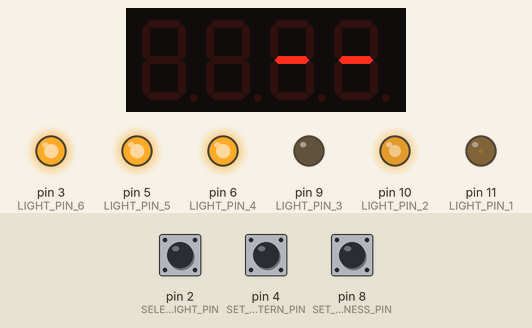
Bench run of a sketch on a simulated Arduino Uno, built with avr-gcc and run on an emulated ATmega328P. On the bench: 4-digit seven-segment display, output pins drawn as LEDs (lit = HIGH). Dashed ring = blinking. Inputs (shaded band) come from the test bench; at power-on: pin 2 (SELECT_LIGHT_PIN) LOW, pin 8 (SET_BRIGHTNESS_PIN) LOW, pin 4 (SET_PATTERN_PIN) LOW. Random numbers use the default seed unless the sketch sets one; EEPROM starts erased.

Above: at 1.2 s.
1.3 s: pin 2 (SELECT_LIGHT_PIN) pulled HIGH for 3.2 s
At 1.5 s:
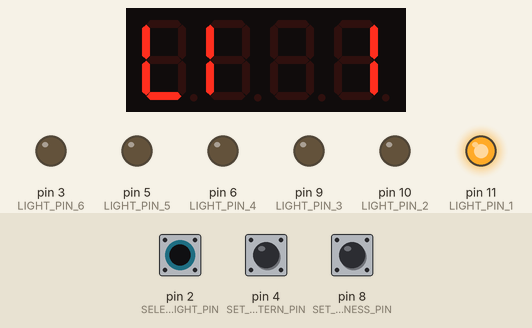
5.1 s: pin 2 (SELECT_LIGHT_PIN) pulled HIGH for 0.15 s
At 5.33 s:
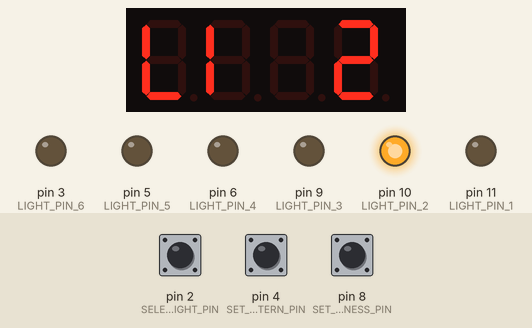
5.8 s: pin 2 (SELECT_LIGHT_PIN) pulled HIGH for 1 s
At 6.0 s:
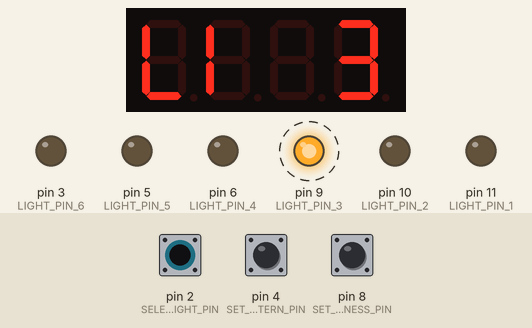
7.4 s: pin 2 (SELECT_LIGHT_PIN) pulled HIGH for 0.15 s
At 7.63 s:
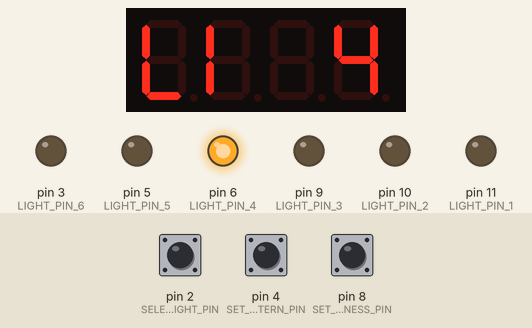
8.1 s: pin 8 (SET_BRIGHTNESS_PIN) pulled HIGH for 0.15 s
11.2 s: pin 4 (SET_PATTERN_PIN) pulled HIGH for 0.15 s
At 12.4 s:
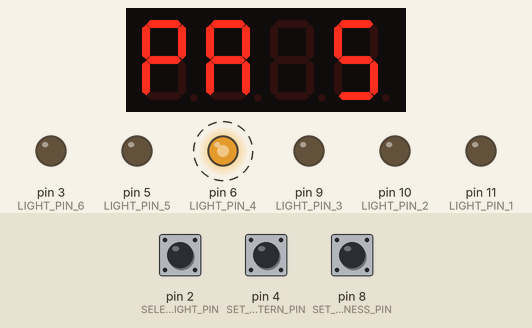
Timing chart, 0 to 15.3 s (numbered marks = the images above; inputs shaded):
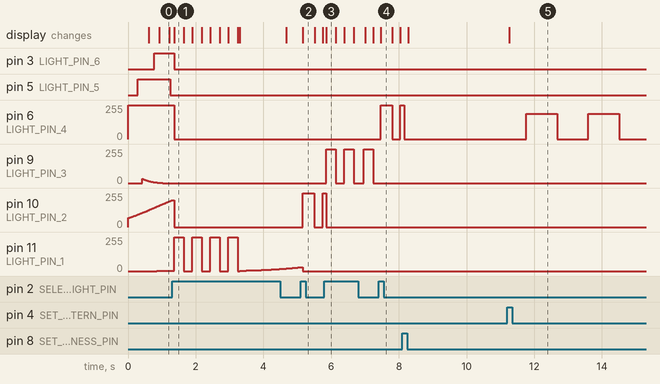

The sketch:

arduino-led-controller.ino
```cpp
// SpoddyCoder Arduino LED Light PWM Controller
//
// v0.95

#include <EEPROM.h>
#include "SevSeg.h"


//////////////////////////////////////////////////////////////////////////////////
// config
//
// - hardware
#define NUM_LIGHTS 6
#define SELECT_LIGHT_PIN 2
#define SET_PATTERN_PIN 4
#define SET_BRIGHTNESS_PIN 8
#define LIGHT_PIN_1 11
#define LIGHT_PIN_2 10
#define LIGHT_PIN_3 9
#define LIGHT_PIN_4 6
#define LIGHT_PIN_5 5
#define LIGHT_PIN_6 3
#define SEVSEG_NUM_DIGITS 4
#define SEVSEG_DIGIT_PIN_1 0    // will disable serial (USB) communication
#define SEVSEG_DIGIT_PIN_2 1    //
#define SEVSEG_DIGIT_PIN_3 7
#define SEVSEG_DIGIT_PIN_4 12
#define SEVSEG_PIN_A 13
#define SEVSEG_PIN_B A0
#define SEVSEG_PIN_C A1
#define SEVSEG_PIN_D A2
#define SEVSEG_PIN_E A3
#define SEVSEG_PIN_F A4
#define SEVSEG_PIN_G A5
#define SEVSEG_DISABLE_DECIMAL_POINT true   // NB: not enough IO pins for the decimal point
#define SEVSEG_RESISTORS_ON_SEGMENTS false
#define SEVSEG_HARDWARE_CONFIG COMMON_ANODE
// - overall pattern speed / resolution
#define PATTERN_STEPS 5000
#define PATTERN_DELAY 2 // ms
// - UX
#define WELCOME_MESSAGE "  --- yo yo yo --- happy holidays to you anjou --- love paulus                     ___and ugly light dude the"  // NB: not all chars supported by 7 seg display
#define SCROLLING_MESSAGE_DELAY 150 // ms
#define SELECT_LIGHT_FLASH_DURATION 1650  // ms
#define SELECT_LIGHT_FLASH_PULSE 150  // ms
#define SELECT_LIGHT_ROTATE_SETTINGS_DELAY 3333 // ms
#define LONG_PRESS_THRESHOLD 2000 // ms
#define INACTIVITY_THRESHOLD 15000 // ms
#define DEBOUNCE_DELAY 50 // ms
#define USER_ACTION_NONE 0
#define USER_ACTION_SELECT_LIGHT 1
#define USER_ACTION_SET_PATTERN 2
#define USER_ACTION_SET_BRIGHTNESS 3
#define USER_ACTION_SELECT_LIGHT_LONG_PRESS 4
#define USER_ACTION_SET_PATTERN_LONG_PRESS 5
#define USER_ACTION_INACTIVITY 6
#define NUM_PATTERNS 10
#define LIGHT_MAX_BRIGHTNESS 9
#define DISPLAY_NONE 0
#define DISPLAY_LIGHT 1
#define DISPLAY_PATTERN 2
#define DISPLAY_BRIGHTNESS 3
#define DISPLAY_MESSAGE 4
#define DISPLAY_RAND 5
static const float LIGHT_BRIGHTNESS_SCALE[] = {0, 0.05, 0.1, 0.15, 0.25, 0.35, 0.4, 0.6, 0.75, 1};    // normalised pwm values for "apparant brightness" on a scale of 0-9
// - EEPROM persistent state
#define RELOAD_ADDRESS 128
#define RELOAD_INDICATOR_VALUE 100
#define UNIT_SETTINGS_ADDRESS 64
#define LIGHT_SETTINGS_ADDRESS 0
struct UnitSettings {
  unsigned long on_count;
};
struct LightSettings {
  int lp_0;
  int lb_0;
  int lo_0;
  int lp_1;
  int lb_1;
  int lo_1;
  int lp_2;
  int lb_2;
  int lo_2;
  int lp_3;
  int lb_3;
  int lo_3;
  int lp_4;
  int lb_4;
  int lo_4;
  int lp_5;
  int lb_5;
  int lo_5;
};


//////////////////////////////////////////////////////////////////////////////////
// state
//
// lights
int light_pins[] = {LIGHT_PIN_1, LIGHT_PIN_2, LIGHT_PIN_3, LIGHT_PIN_4, LIGHT_PIN_5, LIGHT_PIN_6};
int light_pattern[NUM_LIGHTS];
int light_offset[NUM_LIGHTS];
int light_brightness[NUM_LIGHTS];
int selected_light = 0;
bool play_patterns = true;
unsigned int on_count = 0;
// buttons
long user_inactivity_start = 0;
bool inactive = false;
// - select button
int select_light_counter = 0;
int select_light_state = 0;
int select_light_last_state = 0;
long select_light_start = 0;
long select_light_long_press_start = 0;
// - pattern button
int set_pattern_counter = 0;
int set_pattern_state = 0;
int set_pattern_last_state = 0;
long set_pattern_long_press_start = 0;
// - brightness button
int set_brightness_counter = 0;
int set_brightness_state = 0;
int set_brightness_last_state = 0;
// - seven segment display
SevSeg sevseg;
int display_mode = 0;
String scrolling_message = "";
int scrolling_message_pos = 0;
int scrolling_message_len = 0;
bool scrolling_message_play = false;
bool select_light_rotate_settings = false;


//////////////////////////////////////////////////////////////////////////////////
// init
//
void setup() {

  // init input
  pinMode(SELECT_LIGHT_PIN, INPUT);
  pinMode(SET_PATTERN_PIN, INPUT);
  pinMode(SET_BRIGHTNESS_PIN, INPUT);

  // init SevSeg display
  byte digitPins[] = {SEVSEG_DIGIT_PIN_1, SEVSEG_DIGIT_PIN_2, SEVSEG_DIGIT_PIN_3, SEVSEG_DIGIT_PIN_4};
  byte segmentPins[] = {SEVSEG_PIN_A, SEVSEG_PIN_B, SEVSEG_PIN_C, SEVSEG_PIN_D, SEVSEG_PIN_E, SEVSEG_PIN_F, SEVSEG_PIN_G};
  bool updateWithDelays = false;
  bool leadingZeros = false;
  sevseg.begin(SEVSEG_HARDWARE_CONFIG, SEVSEG_NUM_DIGITS, digitPins, segmentPins, SEVSEG_RESISTORS_ON_SEGMENTS, updateWithDelays, leadingZeros, SEVSEG_DISABLE_DECIMAL_POINT);
  sevseg.setBrightness(90);

  // init lights
  randomSeed(analogRead(0));
  for(int i=0; i<NUM_LIGHTS; i++) {
    pinMode(light_pins[i], OUTPUT);
    // init state
    analogWrite(light_pins[i], 0);
    light_pattern[i] = i;                         // demo all patterns on first ever run (restored from EEPROM on all future runs)
    light_brightness[i] = LIGHT_MAX_BRIGHTNESS;   // max brighness on first ever run
    light_offset[i] = random(PATTERN_STEPS);
  }

  // reload saved settins from EEPROM
  reloadSettings();
  // count num times unit has been turned on
  on_count ++;
  saveUnitSettings();

  // init user state
  inactive = true;

  // start with welcome message
  scrolling_message = String("    ") + WELCOME_MESSAGE;
  scrolling_message = scrolling_message + " " + String(on_count);
  scrolling_message = scrolling_message + " " + getOrdinalSuffix(on_count) + "     ";   // pad for scrolling effect
  scrolling_message_len = scrolling_message.length();
  scrolling_message_pos = 0;
  scrolling_message_play = true;
  display_mode = DISPLAY_MESSAGE;
}

//////////////////////////////////////////////////////////////////////////////////
// controller
//
void loop() {
  float light_brightness_value = 0;
  int action = 0;
  long now;

  for(int t=0; t<PATTERN_STEPS; t++) {
     now = millis();
    // scrolling message
    if( t % (SCROLLING_MESSAGE_DELAY / PATTERN_DELAY) == 0 && scrolling_message_play ) {
      scrolling_message_pos = scrolling_message_pos + 1;
      if( scrolling_message_pos > (scrolling_message_len + SEVSEG_NUM_DIGITS) ) {
        scrolling_message_play = false;
        display_mode = DISPLAY_NONE;
      }
    }
    // rotate through select light settings
    if( select_light_start != 0 && now > (select_light_start + SELECT_LIGHT_ROTATE_SETTINGS_DELAY) && display_mode == DISPLAY_LIGHT ) {
      display_mode = DISPLAY_PATTERN;
    }
    if( select_light_start != 0 && now > (select_light_start + (SELECT_LIGHT_ROTATE_SETTINGS_DELAY * 2)) && display_mode == DISPLAY_PATTERN ) {
      display_mode = DISPLAY_BRIGHTNESS;
    }
    if( select_light_start != 0 && now > (select_light_start + (SELECT_LIGHT_ROTATE_SETTINGS_DELAY * 3)) && display_mode == DISPLAY_BRIGHTNESS ) {
      display_mode = DISPLAY_LIGHT;
      select_light_start = 0;
    }
    // get user input and update lights + display
    updateSevSegDisplay();
    action = getInput();
    doAction(action);
    for(int i=0; i<NUM_LIGHTS; i++) {
      // lookup pattern value
      light_brightness_value = getPatternValue( t, i );
      // apply user selected overall brightness & convert to duty cycle
      light_brightness_value = abs(light_brightness_value) * LIGHT_BRIGHTNESS_SCALE[light_brightness[i]] * 255;
      // write duty cycle to pin
      if (play_patterns || i == selected_light) {
        analogWrite(light_pins[i], int(light_brightness_value));
      }
    }
    sevSegSafeDelay(PATTERN_DELAY);
  }
}

void doAction (int action) {
  if (action > 0 ) {
    turnOffAllLights();
  }
  switch(action) {
    case USER_ACTION_SELECT_LIGHT:
        if( ! inactive ) {
          selected_light ++;
          if (selected_light >= NUM_LIGHTS) {
            selected_light = 0;
          }
        }
        inactive = false;
        display_mode = DISPLAY_LIGHT;
        select_light_rotate_settings = true;
        updateSevSegDisplay();
        flashLight(selected_light);   // this is ugly... and leads to the code smell seen in the flashLight() function... flashing should be in the main loop, TODO
        break;
    case USER_ACTION_SET_PATTERN:
        if ( ! inactive ) {
          light_pattern[selected_light] ++;
          if (light_pattern[selected_light] >= NUM_PATTERNS) {
            light_pattern[selected_light] = 0;
          }
        }
        display_mode = DISPLAY_PATTERN;
        select_light_start = 0;
        updateSevSegDisplay();
        saveLightSettings();
        break;
    case USER_ACTION_SET_BRIGHTNESS:
        if ( ! inactive ) {
          light_brightness[selected_light] --;
          if (light_brightness[selected_light] < 0) {
            light_brightness[selected_light] = LIGHT_MAX_BRIGHTNESS;
          }
        }
        display_mode = DISPLAY_BRIGHTNESS;
        select_light_start = 0;
        updateSevSegDisplay();
        saveLightSettings();
        break;
    case USER_ACTION_SELECT_LIGHT_LONG_PRESS:
        turnOffAllLights();
        play_patterns = ! play_patterns;
        display_mode = DISPLAY_LIGHT;
        updateSevSegDisplay();
        break;
    case USER_ACTION_SET_PATTERN_LONG_PRESS:
        randomiseOffsets();
        display_mode = DISPLAY_RAND;
        updateSevSegDisplay();
        break;
    case USER_ACTION_INACTIVITY:
        inactive = true;
        display_mode = DISPLAY_NONE;
        updateSevSegDisplay();
        break;
  }
}

//////////////////////////////////////////////////////////////////////////////////
// input
//
int getInput() {
  int action = USER_ACTION_NONE;
  long now = millis();

  // select light button
  select_light_state = digitalRead(SELECT_LIGHT_PIN);
  if ( select_light_long_press_start != 0 && now - select_light_long_press_start > LONG_PRESS_THRESHOLD ) {
    select_light_long_press_start = 0;
    action = USER_ACTION_SELECT_LIGHT_LONG_PRESS;
  }
  if ( select_light_state != select_light_last_state ) {
    if (select_light_state == HIGH) { // low to high transition
      select_light_counter++;
      select_light_start = now;
      select_light_long_press_start = now;
      action = USER_ACTION_SELECT_LIGHT;
    } else {                          // high to low transition
      select_light_long_press_start = 0;
    }
    sevSegSafeDelay(DEBOUNCE_DELAY);
  }
  select_light_last_state = select_light_state;

  // set pattern button
  set_pattern_state = digitalRead(SET_PATTERN_PIN);
  if ( set_pattern_long_press_start != 0 && now - set_pattern_long_press_start > LONG_PRESS_THRESHOLD ) {
    set_pattern_long_press_start = 0;
    action = USER_ACTION_SET_PATTERN_LONG_PRESS;
  }
  if ( set_pattern_state != set_pattern_last_state ) {
    if (set_pattern_state == HIGH) {
      set_pattern_counter++;
      set_pattern_long_press_start = now;
      action = USER_ACTION_SET_PATTERN;
    } else {
      set_pattern_long_press_start = 0;
    }
    sevSegSafeDelay(DEBOUNCE_DELAY);
  }
  set_pattern_last_state = set_pattern_state;

  // set brightness button
  set_brightness_state = digitalRead(SET_BRIGHTNESS_PIN);
  if ( set_brightness_state != set_brightness_last_state ) {
    if (set_brightness_state == HIGH) {
      set_brightness_counter++;
      action = USER_ACTION_SET_BRIGHTNESS;
    }
    sevSegSafeDelay(DEBOUNCE_DELAY);
  }
  set_brightness_last_state = set_brightness_state;

  // user inactivity
  if( action != USER_ACTION_NONE ) {    // reset counter if activity
    user_inactivity_start = 0;
  }
  if( action == USER_ACTION_NONE && user_inactivity_start == 0 && ! scrolling_message_play) {  // start counter if no activity (NB: scrolling message counts as user activity)
    user_inactivity_start = millis();
  }
  if( action == USER_ACTION_NONE && user_inactivity_start != 0 && (now - user_inactivity_start > INACTIVITY_THRESHOLD) ) {    // fire action if inactive
    user_inactivity_start = 0;
    action = USER_ACTION_INACTIVITY;
  }

  // return the action
  return action;
}

//////////////////////////////////////////////////////////////////////////////////
// output
//
void updateSevSegDisplay() {
  String msg = "";
  int light = selected_light + 1;
  int pattern = light_pattern[selected_light] + 1;
  int brightness = light_brightness[selected_light];
  switch( display_mode ) {
    case DISPLAY_MESSAGE:
        msg = scrolling_message.substring(scrolling_message_pos, scrolling_message_pos + SEVSEG_NUM_DIGITS);
        break;
    case DISPLAY_LIGHT:
        msg = String("LI ") + light;
        break;
    case DISPLAY_PATTERN:
        char display_pattern = "0123456789ABCDEF"[pattern]; // we only have 1 7-seg display to print the pattern number
        msg = String("PA ") + display_pattern;
        break;
    case DISPLAY_BRIGHTNESS:
        msg = String("BR ") + brightness;
        break;
    case DISPLAY_RAND:
        msg = String("RAND");
        break;
    case DISPLAY_NONE:
    default:
        msg = "";
        break;
  }
  setSevSegChars(msg);
}

void setSevSegChars(String msg) {
  String display_msg;
  char display_chars[SEVSEG_NUM_DIGITS+1];
  display_msg = msg.substring(0, 4);
  display_msg.toCharArray(display_chars, 5);
  sevseg.setChars(display_chars);
}

void sevSegSafeDelay(int delay_ms) {
  for(int i=0; i<delay_ms; i++) {
    sevseg.refreshDisplay();
    delay(1);
  }
}

String getOrdinalSuffix(unsigned long num) {
  switch(num) {
    case 10:
    case 11:
    case 12:
    case 13:
      return "th";
      break;
    default:
      switch(num % 10) {
        case 1:
        return "st";
          break;
        case 2:
          return "nd";
          case 3:
          return "rd";
        default:
          return "th";
          break;
      }
  }
}

void turnOffAllLights() {
  for(int i=0; i<NUM_LIGHTS; i++) {
    analogWrite(light_pins[i], 0);
  }
}

void randomiseOffsets() {
  for(int i=0; i<NUM_LIGHTS; i++) {
    light_offset[i] = random(PATTERN_STEPS);     // apply random pattern offset to to each light - so they're not perfectly in sync
  }
}

void flashLight(int light_num) {
  int action = 0;
  int modulo = SELECT_LIGHT_FLASH_DURATION / SELECT_LIGHT_FLASH_PULSE;
  for(int i=0; i<SELECT_LIGHT_FLASH_DURATION; i++) {
    // still listen for user input & refresh SevSeg while flashing
    updateSevSegDisplay();
    sevseg.refreshDisplay();
    action = getInput();
    if( action > 0 ) {
      doAction(action);
      break;  // avoid an infinite recursive loop - ugly!
    }
    if ( i / SELECT_LIGHT_FLASH_PULSE % 2 == 0 ) {
      analogWrite(light_pins[selected_light], 255);
      if( display_mode == DISPLAY_NONE ) {
        display_mode = DISPLAY_LIGHT;
      }
    } else {
      analogWrite(light_pins[selected_light], 0);
      if( display_mode == DISPLAY_LIGHT ) {
        display_mode = DISPLAY_NONE;
      }
    }
    sevSegSafeDelay(1);
  }
  if( display_mode == DISPLAY_NONE ) {
    display_mode = DISPLAY_LIGHT;   // leave light display on after flashing it
  }
}

float getPatternValue( int t, int light_num ) {
  t = t + light_offset[light_num]; // apply the random pattern offset
  float rads = 0;
  float value = 0;
  int rando = 0;
  switch ( light_pattern[light_num] ) {
    case 0:
        // slow breathing
        rads = t * (PI / PATTERN_STEPS);
        value = sin(rads);
        break;
    case 1:
        // medium breathing
        rads = (t * 2) * (PI / PATTERN_STEPS);
        value = sin(rads);
        break;
    case 2:
        // fast breathing
        rads = (t * 4) * (PI / PATTERN_STEPS);
        value = sin(rads);
        break;
    case 3:
        // slow flash
        value = ( int(((t * 2)/(PATTERN_STEPS/2))) % 2 == 0 ) ? 0 : 1;
        break;
    case 4:
        // fast flash
        value = ( int(((t * 4)/(PATTERN_STEPS/5))) % 2 == 0 ) ? 0 : 1;
        break;
    case 5:
        // slow random flash
        rando = random(2);
        value = ( int((t/(PATTERN_STEPS/2.37 + (rando/10))) + (t*2/(PATTERN_STEPS/5))) % 2 == 0 ) ? 0 : 1;
        break;
    case 6:
        // fast random flash
        value = ( int(((t * 3)/(PATTERN_STEPS/1.37)) + ((t * 3)/(PATTERN_STEPS/7)) - ((t * 3)/(PATTERN_STEPS/16.7836746))) % 5 == 0 ) ? 1 : 0;
        break;
    case 7:
        // spooky flash
        rando = random(5);
        value = ( int((t/(PATTERN_STEPS/(2+rando))) + (t/(PATTERN_STEPS/(5+rando)))) % 2 == 0 ) ? 0 : 1;
        break;
    case 8:
        // always on
        value = 1;
        break;
    case 9:
        // flamey flicker
        value = ( int(((t * 3)/(PATTERN_STEPS/1.37)) + ((t * 3)/(PATTERN_STEPS/7)) - ((t * 3)/(PATTERN_STEPS/16.7836746))) % 5 == 0 ) ? 0 : 1;
        if ( value < 0.5 ) {
          rando = random(500,1000);
          value = float(rando) / 1000;
        } else {
          rando = random(950,1000);
          value = float(rando) / 1000;
        }
        break;
    default:
        // always off
        value = 0;
        break;
  }
  return value * value * value * value; // account for LED "apparrant brightness"
}

//////////////////////////////////////////////////////////////////////////////////
// storage
//
void reloadSettings() {
  UnitSettings unit_settings;
  LightSettings light_settings;
  int reload = EEPROM.read(RELOAD_ADDRESS);
  if (reload == RELOAD_INDICATOR_VALUE) {
    EEPROM.get(UNIT_SETTINGS_ADDRESS, unit_settings);
    on_count = unit_settings.on_count;
    EEPROM.get(LIGHT_SETTINGS_ADDRESS, light_settings);
    light_brightness[0] = light_settings.lb_0;
    light_brightness[1] = light_settings.lb_1;
    light_brightness[2] = light_settings.lb_2;
    light_brightness[3] = light_settings.lb_3;
    light_brightness[4] = light_settings.lb_4;
    light_brightness[5] = light_settings.lb_5;
    light_pattern[0] = light_settings.lp_0;
    light_pattern[1] = light_settings.lp_1;
    light_pattern[2] = light_settings.lp_2;
    light_pattern[3] = light_settings.lp_3;
    light_pattern[4] = light_settings.lp_4;
    light_pattern[5] = light_settings.lp_5;
    light_offset[0] = light_settings.lo_0;
    light_offset[1] = light_settings.lo_1;
    light_offset[2] = light_settings.lo_2;
    light_offset[3] = light_settings.lo_3;
    light_offset[4] = light_settings.lo_4;
    light_offset[5] = light_settings.lo_5;
  }
}

void saveLightSettings() {
  LightSettings light_settings;
  EEPROM.get(LIGHT_SETTINGS_ADDRESS, light_settings);
  light_settings.lb_0 = light_brightness[0];
  light_settings.lb_1 = light_brightness[1];
  light_settings.lb_2 = light_brightness[2];
  light_settings.lb_3 = light_brightness[3];
  light_settings.lb_4 = light_brightness[4];
  light_settings.lb_5 = light_brightness[5];
  light_settings.lp_0 = light_pattern[0];
  light_settings.lp_1 = light_pattern[1];
  light_settings.lp_2 = light_pattern[2];
  light_settings.lp_3 = light_pattern[3];
  light_settings.lp_4 = light_pattern[4];
  light_settings.lp_5 = light_pattern[5];
  light_settings.lo_0 = light_offset[0];
  light_settings.lo_1 = light_offset[1];
  light_settings.lo_2 = light_offset[2];
  light_settings.lo_3 = light_offset[3];
  light_settings.lo_4 = light_offset[4];
  light_settings.lo_5 = light_offset[5];
  EEPROM.put(LIGHT_SETTINGS_ADDRESS, light_settings);
  EEPROM.update(RELOAD_ADDRESS, RELOAD_INDICATOR_VALUE);
}

void saveUnitSettings() {
  UnitSettings unit_settings;
  EEPROM.get(UNIT_SETTINGS_ADDRESS, unit_settings);
  unit_settings.on_count = on_count;
  EEPROM.put(UNIT_SETTINGS_ADDRESS, unit_settings);
}
```

Measured:
- after the input at 5.1 s, pin 10 (LIGHT_PIN_2): 0/255 → 255/255 after 0.06 s, → 0/255 0.35 s later, → 255/255 0.25 s later; the display: changes after 0.06 s (image 2)
- after the input at 5.8 s, pin 9 (LIGHT_PIN_3): alternates 255/255 for 0.28 s and 0/255 for 0.27 s, starting after 0.06 s
- after the input at 7.4 s, pin 6 (LIGHT_PIN_4): 0/255 → 255/255 after 0.06 s, → 0/255 0.34 s later, → 255/255 0.24 s later
- after the input at 11.2 s, the display: changes after 0.07 s (image 5)
- by itself, pin 11 (LIGHT_PIN_1): ramps from 0/255 to 255/255 and jumps back, once every 0.53 s
